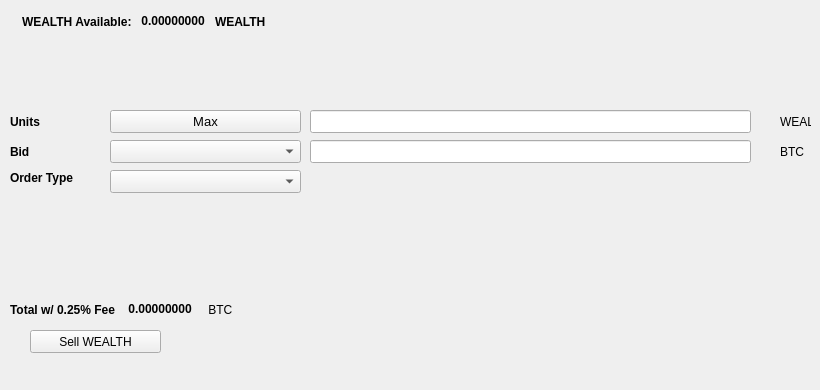
   <widget class="QWidget" name="SellTab">
    <attribute name="title">
     <string>Sell</string>
    </attribute>
    <widget class="QLabel" name="label_16">
     <property name="geometry">
      <rect>
       <x>780</x>
       <y>140</y>
       <width>31</width>
       <height>23</height>
      </rect>
     </property>
     <property name="text">
      <string>BTC</string>
     </property>
    </widget>
    <widget class="QComboBox" name="SellBidcomboBox">
     <property name="geometry">
      <rect>
       <x>110</x>
       <y>140</y>
       <width>191</width>
       <height>23</height>
      </rect>
     </property>
     <property name="font">
      <font>
       <pointsize>10</pointsize>
      </font>
     </property>
    </widget>
    <widget class="QLabel" name="label_18">
     <property name="geometry">
      <rect>
       <x>10</x>
       <y>110</y>
       <width>46</width>
       <height>23</height>
      </rect>
     </property>
     <property name="font">
      <font>
       <weight>75</weight>
       <bold>true</bold>
      </font>
     </property>
     <property name="text">
      <string>Units</string>
     </property>
    </widget>
    <widget class="QPushButton" name="Sell_Max_Amount">
     <property name="geometry">
      <rect>
       <x>110</x>
       <y>110</y>
       <width>191</width>
       <height>23</height>
      </rect>
     </property>
     <property name="font">
      <font>
       <pointsize>10</pointsize>
      </font>
     </property>
     <property name="text">
      <string>Max</string>
     </property>
    </widget>
    <widget class="QLabel" name="label_20">
     <property name="geometry">
      <rect>
       <x>10</x>
       <y>170</y>
       <width>91</width>
       <height>16</height>
      </rect>
     </property>
     <property name="font">
      <font>
       <weight>75</weight>
       <bold>true</bold>
      </font>
     </property>
     <property name="text">
      <string>Order Type</string>
     </property>
    </widget>
    <widget class="QComboBox" name="SellOrdertypeCombo">
     <property name="geometry">
      <rect>
       <x>110</x>
       <y>170</y>
       <width>191</width>
       <height>23</height>
      </rect>
     </property>
     <property name="font">
      <font>
       <pointsize>10</pointsize>
      </font>
     </property>
    </widget>
    <widget class="QLabel" name="label_21">
     <property name="geometry">
      <rect>
       <x>10</x>
       <y>140</y>
       <width>46</width>
       <height>23</height>
      </rect>
     </property>
     <property name="font">
      <font>
       <weight>75</weight>
       <bold>true</bold>
      </font>
     </property>
     <property name="text">
      <string>Bid</string>
     </property>
    </widget>
    <widget class="QLabel" name="label_22">
     <property name="geometry">
      <rect>
       <x>780</x>
       <y>110</y>
       <width>31</width>
       <height>23</height>
      </rect>
     </property>
     <property name="text">
      <string>WEALTH</string>
     </property>
    </widget>
    <widget class="QLineEdit" name="UnitsInputAEX">
     <property name="geometry">
      <rect>
       <x>310</x>
       <y>110</y>
       <width>441</width>
       <height>23</height>
      </rect>
     </property>
     <property name="font">
      <font>
       <pointsize>9</pointsize>
       <weight>75</weight>
       <bold>true</bold>
      </font>
     </property>
    </widget>
    <widget class="QLineEdit" name="SellBidPriceEdit">
     <property name="geometry">
      <rect>
       <x>310</x>
       <y>140</y>
       <width>441</width>
       <height>23</height>
      </rect>
     </property>
     <property name="font">
      <font>
       <pointsize>9</pointsize>
       <weight>75</weight>
       <bold>true</bold>
      </font>
     </property>
    </widget>
    <widget class="QPushButton" name="SellAEXBTN">
     <property name="geometry">
      <rect>
       <x>30</x>
       <y>330</y>
       <width>131</width>
       <height>23</height>
      </rect>
     </property>
     <property name="text">
      <string>Sell WEALTH</string>
     </property>
     <property name="icon">
      <iconset resource="../wealthsilo">
       <normaloff>:/icons/bitcoin</normaloff>:/icons/bitcoin</iconset>
     </property>
    </widget>
    <widget class="QWidget" name="layoutWidget3">
     <property name="geometry">
      <rect>
       <x>22</x>
       <y>12</y>
       <width>258</width>
       <height>19</height>
      </rect>
     </property>
     <layout class="QHBoxLayout" name="horizontalLayout">
      <item>
       <widget class="QLabel" name="label232_2">
        <property name="font">
         <font>
          <weight>75</weight>
          <bold>true</bold>
         </font>
        </property>
        <property name="text">
         <string>WEALTH Available:</string>
        </property>
       </widget>
      </item>
      <item>
       <widget class="QLabel" name="AEXAvailableLabel">
        <property name="palette">
         <palette>
          <active>
           <colorrole role="WindowText">
            <brush brushstyle="SolidPattern">
             <color alpha="255">
              <red>0</red>
              <green>0</green>
              <blue>0</blue>
             </color>
            </brush>
           </colorrole>
           <colorrole role="Button">
            <brush brushstyle="SolidPattern">
             <color alpha="255">
              <red>0</red>
              <green>170</green>
              <blue>0</blue>
             </color>
            </brush>
           </colorrole>
           <colorrole role="Light">
            <brush brushstyle="SolidPattern">
             <color alpha="255">
              <red>0</red>
              <green>255</green>
              <blue>0</blue>
             </color>
            </brush>
           </colorrole>
           <colorrole role="Midlight">
            <brush brushstyle="SolidPattern">
             <color alpha="255">
              <red>0</red>
              <green>212</green>
              <blue>0</blue>
             </color>
            </brush>
           </colorrole>
           <colorrole role="Dark">
            <brush brushstyle="SolidPattern">
             <color alpha="255">
              <red>0</red>
              <green>85</green>
              <blue>0</blue>
             </color>
            </brush>
           </colorrole>
           <colorrole role="Mid">
            <brush brushstyle="SolidPattern">
             <color alpha="255">
              <red>0</red>
              <green>113</green>
              <blue>0</blue>
             </color>
            </brush>
           </colorrole>
           <colorrole role="Text">
            <brush brushstyle="SolidPattern">
             <color alpha="255">
              <red>0</red>
              <green>170</green>
              <blue>0</blue>
             </color>
            </brush>
           </colorrole>
           <colorrole role="BrightText">
            <brush brushstyle="SolidPattern">
             <color alpha="255">
              <red>255</red>
              <green>255</green>
              <blue>255</blue>
             </color>
            </brush>
           </colorrole>
           <colorrole role="ButtonText">
            <brush brushstyle="SolidPattern">
             <color alpha="255">
              <red>0</red>
              <green>0</green>
              <blue>0</blue>
             </color>
            </brush>
           </colorrole>
           <colorrole role="Base">
            <brush brushstyle="SolidPattern">
             <color alpha="255">
              <red>255</red>
              <green>255</green>
              <blue>255</blue>
             </color>
            </brush>
           </colorrole>
           <colorrole role="Window">
            <brush brushstyle="SolidPattern">
             <color alpha="255">
              <red>0</red>
              <green>170</green>
              <blue>0</blue>
             </color>
            </brush>
           </colorrole>
           <colorrole role="Shadow">
            <brush brushstyle="SolidPattern">
             <color alpha="255">
              <red>0</red>
              <green>0</green>
              <blue>0</blue>
             </color>
            </brush>
           </colorrole>
           <colorrole role="AlternateBase">
            <brush brushstyle="SolidPattern">
             <color alpha="255">
              <red>127</red>
              <green>212</green>
              <blue>127</blue>
             </color>
            </brush>
           </colorrole>
           <colorrole role="ToolTipBase">
            <brush brushstyle="SolidPattern">
             <color alpha="255">
              <red>255</red>
              <green>255</green>
              <blue>220</blue>
             </color>
            </brush>
           </colorrole>
           <colorrole role="ToolTipText">
            <brush brushstyle="SolidPattern">
             <color alpha="255">
              <red>0</red>
              <green>0</green>
              <blue>0</blue>
             </color>
            </brush>
           </colorrole>
          </active>
          <inactive>
           <colorrole role="WindowText">
            <brush brushstyle="SolidPattern">
             <color alpha="255">
              <red>0</red>
              <green>0</green>
              <blue>0</blue>
             </color>
            </brush>
           </colorrole>
           <colorrole role="Button">
            <brush brushstyle="SolidPattern">
             <color alpha="255">
              <red>0</red>
              <green>170</green>
              <blue>0</blue>
             </color>
            </brush>
           </colorrole>
           <colorrole role="Light">
            <brush brushstyle="SolidPattern">
             <color alpha="255">
              <red>0</red>
              <green>255</green>
              <blue>0</blue>
             </color>
            </brush>
           </colorrole>
           <colorrole role="Midlight">
            <brush brushstyle="SolidPattern">
             <color alpha="255">
              <red>0</red>
              <green>212</green>
              <blue>0</blue>
             </color>
            </brush>
           </colorrole>
           <colorrole role="Dark">
            <brush brushstyle="SolidPattern">
             <color alpha="255">
              <red>0</red>
              <green>85</green>
              <blue>0</blue>
             </color>
            </brush>
           </colorrole>
           <colorrole role="Mid">
            <brush brushstyle="SolidPattern">
             <color alpha="255">
              <red>0</red>
              <green>113</green>
              <blue>0</blue>
             </color>
            </brush>
           </colorrole>
           <colorrole role="Text">
            <brush brushstyle="SolidPattern">
             <color alpha="255">
              <red>0</red>
              <green>170</green>
              <blue>0</blue>
             </color>
            </brush>
           </colorrole>
           <colorrole role="BrightText">
            <brush brushstyle="SolidPattern">
             <color alpha="255">
              <red>255</red>
              <green>255</green>
              <blue>255</blue>
             </color>
            </brush>
           </colorrole>
           <colorrole role="ButtonText">
            <brush brushstyle="SolidPattern">
             <color alpha="255">
              <red>0</red>
              <green>0</green>
              <blue>0</blue>
             </color>
            </brush>
           </colorrole>
           <colorrole role="Base">
            <brush brushstyle="SolidPattern">
             <color alpha="255">
              <red>255</red>
              <green>255</green>
              <blue>255</blue>
             </color>
            </brush>
           </colorrole>
           <colorrole role="Window">
            <brush brushstyle="SolidPattern">
             <color alpha="255">
              <red>0</red>
              <green>170</green>
              <blue>0</blue>
             </color>
            </brush>
           </colorrole>
           <colorrole role="Shadow">
            <brush brushstyle="SolidPattern">
             <color alpha="255">
              <red>0</red>
              <green>0</green>
              <blue>0</blue>
             </color>
            </brush>
           </colorrole>
           <colorrole role="AlternateBase">
            <brush brushstyle="SolidPattern">
             <color alpha="255">
              <red>127</red>
              <green>212</green>
              <blue>127</blue>
             </color>
            </brush>
           </colorrole>
           <colorrole role="ToolTipBase">
            <brush brushstyle="SolidPattern">
             <color alpha="255">
              <red>255</red>
              <green>255</green>
              <blue>220</blue>
             </color>
            </brush>
           </colorrole>
           <colorrole role="ToolTipText">
            <brush brushstyle="SolidPattern">
             <color alpha="255">
              <red>0</red>
              <green>0</green>
              <blue>0</blue>
             </color>
            </brush>
           </colorrole>
          </inactive>
          <disabled>
           <colorrole role="WindowText">
            <brush brushstyle="SolidPattern">
             <color alpha="255">
              <red>0</red>
              <green>85</green>
              <blue>0</blue>
             </color>
            </brush>
           </colorrole>
           <colorrole role="Button">
            <brush brushstyle="SolidPattern">
             <color alpha="255">
              <red>0</red>
              <green>170</green>
              <blue>0</blue>
             </color>
            </brush>
           </colorrole>
           <colorrole role="Light">
            <brush brushstyle="SolidPattern">
             <color alpha="255">
              <red>0</red>
              <green>255</green>
              <blue>0</blue>
             </color>
            </brush>
           </colorrole>
           <colorrole role="Midlight">
            <brush brushstyle="SolidPattern">
             <color alpha="255">
              <red>0</red>
              <green>212</green>
              <blue>0</blue>
             </color>
            </brush>
           </colorrole>
           <colorrole role="Dark">
            <brush brushstyle="SolidPattern">
             <color alpha="255">
              <red>0</red>
              <green>85</green>
              <blue>0</blue>
             </color>
            </brush>
           </colorrole>
           <colorrole role="Mid">
            <brush brushstyle="SolidPattern">
             <color alpha="255">
              <red>0</red>
              <green>113</green>
              <blue>0</blue>
             </color>
            </brush>
           </colorrole>
           <colorrole role="Text">
            <brush brushstyle="SolidPattern">
             <color alpha="255">
              <red>0</red>
              <green>85</green>
              <blue>0</blue>
             </color>
            </brush>
           </colorrole>
           <colorrole role="BrightText">
            <brush brushstyle="SolidPattern">
             <color alpha="255">
              <red>255</red>
              <green>255</green>
              <blue>255</blue>
             </color>
            </brush>
           </colorrole>
           <colorrole role="ButtonText">
            <brush brushstyle="SolidPattern">
             <color alpha="255">
              <red>0</red>
              <green>85</green>
              <blue>0</blue>
             </color>
            </brush>
           </colorrole>
           <colorrole role="Base">
            <brush brushstyle="SolidPattern">
             <color alpha="255">
              <red>0</red>
              <green>170</green>
              <blue>0</blue>
             </color>
            </brush>
           </colorrole>
           <colorrole role="Window">
            <brush brushstyle="SolidPattern">
             <color alpha="255">
              <red>0</red>
              <green>170</green>
              <blue>0</blue>
             </color>
            </brush>
           </colorrole>
           <colorrole role="Shadow">
            <brush brushstyle="SolidPattern">
             <color alpha="255">
              <red>0</red>
              <green>0</green>
              <blue>0</blue>
             </color>
            </brush>
           </colorrole>
           <colorrole role="AlternateBase">
            <brush brushstyle="SolidPattern">
             <color alpha="255">
              <red>0</red>
              <green>170</green>
              <blue>0</blue>
             </color>
            </brush>
           </colorrole>
           <colorrole role="ToolTipBase">
            <brush brushstyle="SolidPattern">
             <color alpha="255">
              <red>255</red>
              <green>255</green>
              <blue>220</blue>
             </color>
            </brush>
           </colorrole>
           <colorrole role="ToolTipText">
            <brush brushstyle="SolidPattern">
             <color alpha="255">
              <red>0</red>
              <green>0</green>
              <blue>0</blue>
             </color>
            </brush>
           </colorrole>
          </disabled>
         </palette>
        </property>
        <property name="font">
         <font>
          <weight>75</weight>
          <bold>true</bold>
         </font>
        </property>
        <property name="text">
         <string> 0.00000000 </string>
        </property>
        <property name="textInteractionFlags">
         <set>Qt::LinksAccessibleByMouse|Qt::TextSelectableByKeyboard|Qt::TextSelectableByMouse</set>
        </property>
       </widget>
      </item>
      <item>
       <widget class="QLabel" name="labelAEX">
        <property name="font">
         <font>
          <weight>75</weight>
          <bold>true</bold>
         </font>
        </property>
        <property name="text">
         <string>WEALTH</string>
        </property>
       </widget>
      </item>
     </layout>
    </widget>
    <widget class="QWidget" name="layoutWidget">
     <property name="geometry">
      <rect>
       <x>10</x>
       <y>300</y>
       <width>268</width>
       <height>19</height>
      </rect>
     </property>
     <layout class="QHBoxLayout" name="horizontalLayout_2">
      <item>
       <widget class="QLabel" name="label_19">
        <property name="font">
         <font>
          <weight>75</weight>
          <bold>true</bold>
         </font>
        </property>
        <property name="text">
         <string>Total w/ 0.25% Fee </string>
        </property>
       </widget>
      </item>
      <item>
       <widget class="QLabel" name="SellCostLabel">
        <property name="palette">
         <palette>
          <active>
           <colorrole role="WindowText">
            <brush brushstyle="SolidPattern">
             <color alpha="255">
              <red>0</red>
              <green>0</green>
              <blue>0</blue>
             </color>
            </brush>
           </colorrole>
           <colorrole role="Button">
            <brush brushstyle="SolidPattern">
             <color alpha="255">
              <red>0</red>
              <green>170</green>
              <blue>0</blue>
             </color>
            </brush>
           </colorrole>
           <colorrole role="Light">
            <brush brushstyle="SolidPattern">
             <color alpha="255">
              <red>0</red>
              <green>255</green>
              <blue>0</blue>
             </color>
            </brush>
           </colorrole>
           <colorrole role="Midlight">
            <brush brushstyle="SolidPattern">
             <color alpha="255">
              <red>0</red>
              <green>212</green>
              <blue>0</blue>
             </color>
            </brush>
           </colorrole>
           <colorrole role="Dark">
            <brush brushstyle="SolidPattern">
             <color alpha="255">
              <red>0</red>
              <green>85</green>
              <blue>0</blue>
             </color>
            </brush>
           </colorrole>
           <colorrole role="Mid">
            <brush brushstyle="SolidPattern">
             <color alpha="255">
              <red>0</red>
              <green>113</green>
              <blue>0</blue>
             </color>
            </brush>
           </colorrole>
           <colorrole role="Text">
            <brush brushstyle="SolidPattern">
             <color alpha="255">
              <red>0</red>
              <green>170</green>
              <blue>0</blue>
             </color>
            </brush>
           </colorrole>
           <colorrole role="BrightText">
            <brush brushstyle="SolidPattern">
             <color alpha="255">
              <red>255</red>
              <green>255</green>
              <blue>255</blue>
             </color>
            </brush>
           </colorrole>
           <colorrole role="ButtonText">
            <brush brushstyle="SolidPattern">
             <color alpha="255">
              <red>0</red>
              <green>0</green>
              <blue>0</blue>
             </color>
            </brush>
           </colorrole>
           <colorrole role="Base">
            <brush brushstyle="SolidPattern">
             <color alpha="255">
              <red>255</red>
              <green>255</green>
              <blue>255</blue>
             </color>
            </brush>
           </colorrole>
           <colorrole role="Window">
            <brush brushstyle="SolidPattern">
             <color alpha="255">
              <red>0</red>
              <green>170</green>
              <blue>0</blue>
             </color>
            </brush>
           </colorrole>
           <colorrole role="Shadow">
            <brush brushstyle="SolidPattern">
             <color alpha="255">
              <red>0</red>
              <green>0</green>
              <blue>0</blue>
             </color>
            </brush>
           </colorrole>
           <colorrole role="AlternateBase">
            <brush brushstyle="SolidPattern">
             <color alpha="255">
              <red>127</red>
              <green>212</green>
              <blue>127</blue>
             </color>
            </brush>
           </colorrole>
           <colorrole role="ToolTipBase">
            <brush brushstyle="SolidPattern">
             <color alpha="255">
              <red>255</red>
              <green>255</green>
              <blue>220</blue>
             </color>
            </brush>
           </colorrole>
           <colorrole role="ToolTipText">
            <brush brushstyle="SolidPattern">
             <color alpha="255">
              <red>0</red>
              <green>0</green>
              <blue>0</blue>
             </color>
            </brush>
           </colorrole>
          </active>
          <inactive>
           <colorrole role="WindowText">
            <brush brushstyle="SolidPattern">
             <color alpha="255">
              <red>0</red>
              <green>0</green>
              <blue>0</blue>
             </color>
            </brush>
           </colorrole>
           <colorrole role="Button">
            <brush brushstyle="SolidPattern">
             <color alpha="255">
              <red>0</red>
              <green>170</green>
              <blue>0</blue>
             </color>
            </brush>
           </colorrole>
           <colorrole role="Light">
            <brush brushstyle="SolidPattern">
             <color alpha="255">
              <red>0</red>
              <green>255</green>
              <blue>0</blue>
             </color>
            </brush>
           </colorrole>
           <colorrole role="Midlight">
            <brush brushstyle="SolidPattern">
             <color alpha="255">
              <red>0</red>
              <green>212</green>
              <blue>0</blue>
             </color>
            </brush>
           </colorrole>
           <colorrole role="Dark">
            <brush brushstyle="SolidPattern">
             <color alpha="255">
              <red>0</red>
              <green>85</green>
              <blue>0</blue>
             </color>
            </brush>
           </colorrole>
           <colorrole role="Mid">
            <brush brushstyle="SolidPattern">
             <color alpha="255">
              <red>0</red>
              <green>113</green>
              <blue>0</blue>
             </color>
            </brush>
           </colorrole>
           <colorrole role="Text">
            <brush brushstyle="SolidPattern">
             <color alpha="255">
              <red>0</red>
              <green>170</green>
              <blue>0</blue>
             </color>
            </brush>
           </colorrole>
           <colorrole role="BrightText">
            <brush brushstyle="SolidPattern">
             <color alpha="255">
              <red>255</red>
              <green>255</green>
              <blue>255</blue>
             </color>
            </brush>
           </colorrole>
           <colorrole role="ButtonText">
            <brush brushstyle="SolidPattern">
             <color alpha="255">
              <red>0</red>
              <green>0</green>
              <blue>0</blue>
             </color>
            </brush>
           </colorrole>
           <colorrole role="Base">
            <brush brushstyle="SolidPattern">
             <color alpha="255">
              <red>255</red>
              <green>255</green>
              <blue>255</blue>
             </color>
            </brush>
           </colorrole>
           <colorrole role="Window">
            <brush brushstyle="SolidPattern">
             <color alpha="255">
              <red>0</red>
              <green>170</green>
              <blue>0</blue>
             </color>
            </brush>
           </colorrole>
           <colorrole role="Shadow">
            <brush brushstyle="SolidPattern">
             <color alpha="255">
              <red>0</red>
              <green>0</green>
              <blue>0</blue>
             </color>
            </brush>
           </colorrole>
           <colorrole role="AlternateBase">
            <brush brushstyle="SolidPattern">
             <color alpha="255">
              <red>127</red>
              <green>212</green>
              <blue>127</blue>
             </color>
            </brush>
           </colorrole>
           <colorrole role="ToolTipBase">
            <brush brushstyle="SolidPattern">
             <color alpha="255">
              <red>255</red>
              <green>255</green>
              <blue>220</blue>
             </color>
            </brush>
           </colorrole>
           <colorrole role="ToolTipText">
            <brush brushstyle="SolidPattern">
             <color alpha="255">
              <red>0</red>
              <green>0</green>
              <blue>0</blue>
             </color>
            </brush>
           </colorrole>
          </inactive>
          <disabled>
           <colorrole role="WindowText">
            <brush brushstyle="SolidPattern">
             <color alpha="255">
              <red>0</red>
              <green>85</green>
              <blue>0</blue>
             </color>
            </brush>
           </colorrole>
           <colorrole role="Button">
            <brush brushstyle="SolidPattern">
             <color alpha="255">
              <red>0</red>
              <green>170</green>
              <blue>0</blue>
             </color>
            </brush>
           </colorrole>
           <colorrole role="Light">
            <brush brushstyle="SolidPattern">
             <color alpha="255">
              <red>0</red>
              <green>255</green>
              <blue>0</blue>
             </color>
            </brush>
           </colorrole>
           <colorrole role="Midlight">
            <brush brushstyle="SolidPattern">
             <color alpha="255">
              <red>0</red>
              <green>212</green>
              <blue>0</blue>
             </color>
            </brush>
           </colorrole>
           <colorrole role="Dark">
            <brush brushstyle="SolidPattern">
             <color alpha="255">
              <red>0</red>
              <green>85</green>
              <blue>0</blue>
             </color>
            </brush>
           </colorrole>
           <colorrole role="Mid">
            <brush brushstyle="SolidPattern">
             <color alpha="255">
              <red>0</red>
              <green>113</green>
              <blue>0</blue>
             </color>
            </brush>
           </colorrole>
           <colorrole role="Text">
            <brush brushstyle="SolidPattern">
             <color alpha="255">
              <red>0</red>
              <green>85</green>
              <blue>0</blue>
             </color>
            </brush>
           </colorrole>
           <colorrole role="BrightText">
            <brush brushstyle="SolidPattern">
             <color alpha="255">
              <red>255</red>
              <green>255</green>
              <blue>255</blue>
             </color>
            </brush>
           </colorrole>
           <colorrole role="ButtonText">
            <brush brushstyle="SolidPattern">
             <color alpha="255">
              <red>0</red>
              <green>85</green>
              <blue>0</blue>
             </color>
            </brush>
           </colorrole>
           <colorrole role="Base">
            <brush brushstyle="SolidPattern">
             <color alpha="255">
              <red>0</red>
              <green>170</green>
              <blue>0</blue>
             </color>
            </brush>
           </colorrole>
           <colorrole role="Window">
            <brush brushstyle="SolidPattern">
             <color alpha="255">
              <red>0</red>
              <green>170</green>
              <blue>0</blue>
             </color>
            </brush>
           </colorrole>
           <colorrole role="Shadow">
            <brush brushstyle="SolidPattern">
             <color alpha="255">
              <red>0</red>
              <green>0</green>
              <blue>0</blue>
             </color>
            </brush>
           </colorrole>
           <colorrole role="AlternateBase">
            <brush brushstyle="SolidPattern">
             <color alpha="255">
              <red>0</red>
              <green>170</green>
              <blue>0</blue>
             </color>
            </brush>
           </colorrole>
           <colorrole role="ToolTipBase">
            <brush brushstyle="SolidPattern">
             <color alpha="255">
              <red>255</red>
              <green>255</green>
              <blue>220</blue>
             </color>
            </brush>
           </colorrole>
           <colorrole role="ToolTipText">
            <brush brushstyle="SolidPattern">
             <color alpha="255">
              <red>0</red>
              <green>0</green>
              <blue>0</blue>
             </color>
            </brush>
           </colorrole>
          </disabled>
         </palette>
        </property>
        <property name="font">
         <font>
          <weight>75</weight>
          <bold>true</bold>
         </font>
        </property>
        <property name="autoFillBackground">
         <bool>false</bool>
        </property>
        <property name="text">
         <string> 0.00000000</string>
        </property>
        <property name="textInteractionFlags">
         <set>Qt::LinksAccessibleByMouse|Qt::TextSelectableByMouse</set>
        </property>
       </widget>
      </item>
      <item>
       <widget class="QLabel" name="label_17">
        <property name="font">
         <font>
          <weight>50</weight>
          <bold>false</bold>
         </font>
        </property>
        <property name="text">
         <string> BTC</string>
        </property>
       </widget>
      </item>
     </layout>
    </widget>
    <widget class="QLabel" name="label_23">
     <property name="geometry">
      <rect>
       <x>460</x>
       <y>300</y>
       <width>281</width>
       <height>81</height>
      </rect>
     </property>
     <property name="text">
      <string/>
     </property>
     <property name="pixmap">
      <pixmap>:/images/bittrex</pixmap>
     </property>
    </widget>
   </widget>
